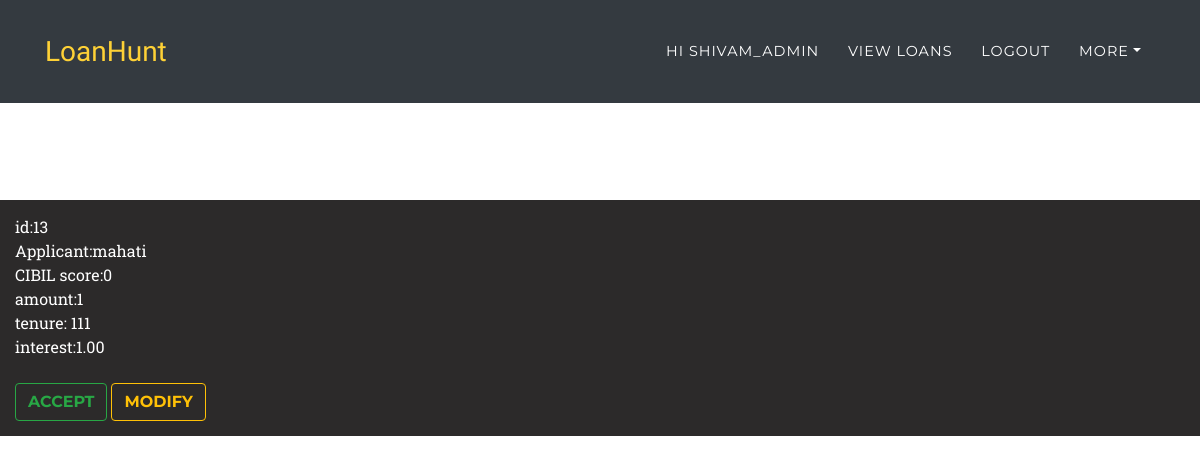
The app's page /loan/loan_view (signed in), older data.
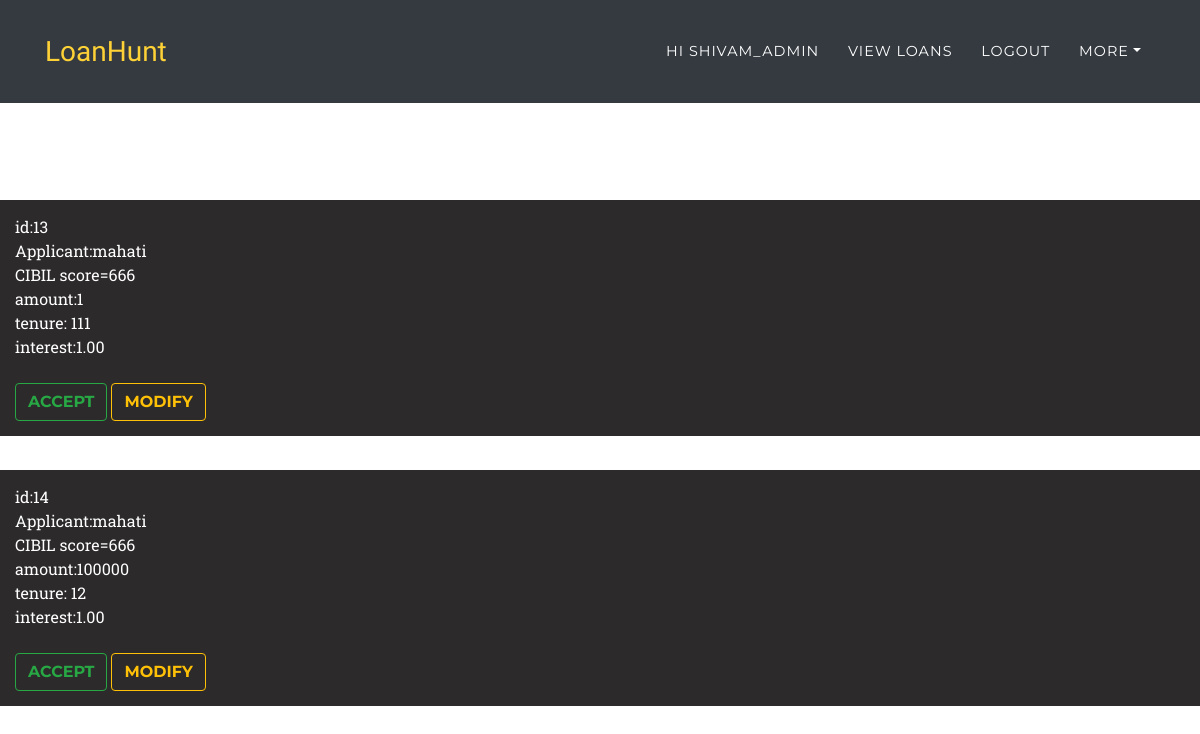
The same page, newer data.
### loans/models.py (models this page shows, shortened)
class loans(models.Model):
    applicant=models.ForeignKey(User,on_delete=models.CASCADE,null=True,blank=True)
    lender=models.ForeignKey(User,on_delete=models.CASCADE,null=True,blank=True,related_name='lender_user')
    applied_date=models.DateTimeField(default=datetime.now)
    accepted_date=models.DateTimeField(null=True,blank=True)
    status=models.BooleanField(default=False)
    amt=models.IntegerField()
    tenure=models.IntegerField()
    interest=models.DecimalField(decimal_places=2,max_digits=4)

### BankProfile/models.py (models this page shows, shortened)
class bank_profile(models.Model):
    user=models.OneToOneField(User,on_delete=models.CASCADE,null=True)
    Aadhar = models.FileField(upload_to='Aadhar/',null=True)
    Pan = models.FileField(upload_to='Pan/',null=True)
    Salary = models.FileField(upload_to='Salary/',null=True)
    Bank=models.CharField(max_length=30,null=True)
    DUE=models.IntegerField(null=True)
    CUR=models.FloatField(null=True)
    Credit_duration=models.IntegerField(null=True)
    CTC=models.IntegerField(null=True)
    CIBIL=models.IntegerField(null=True,default=0)

### loans/views.py (the view)
# urls.py: path('loan/loan_view',loan_views.loan_view,name="loan_view"),
@login_required
def loan_view(request):
    loan=loans.objects.all()
    l=[]
    for i in loan:
        if i.applicant!=request.user and (not i.status):
            l.append(i)
    context={'loans':l}
    return render(request,'loans/loan_view.html',context)

### template/loans/loan_view.html
{% extends 'index.html' %}
{% block content %}
<div class="loan_applied">
    {% for i in loans %}
    <div class="item">
        id:{{ i.pk }}<br>
        Applicant:{{ i.applicant }}<br>
        {% if i.applicant.bank_profile.CIBIL %}
        CIBIL score={{ i.applicant.bank_profile.CIBIL }}<br>
        {% else %}
        CIBIL score:0<br>
        {% endif %}
        amount:{{ i.amt }}<br>
        tenure: {{ i.tenure }}<br>
        interest:{{ i.interest }}<br><br>
        <a href="{% url 'loan_accept' i.pk %}"><button type="submit" class="btn btn-outline-success">ACCEPT</button></a>
        <a href="{% url 'loan_modify_request' i.pk %}"><button type="submit" class="btn btn-outline-warning">MODIFY</button></a>
    </div><br>
    {% endfor %}
</div>
{% endblock content %}

Row changes from the older to the newer data that the page shows:
changed through a linked row, loans id 13: applicant.bank_profile.CIBIL (not shown) → "666"; text "CIBIL score:0" → "CIBIL score="
added loans: pk "14", applicant "mahati", applicant.bank_profile.CIBIL "666", amt "100000", tenure "12", interest "1.00"
